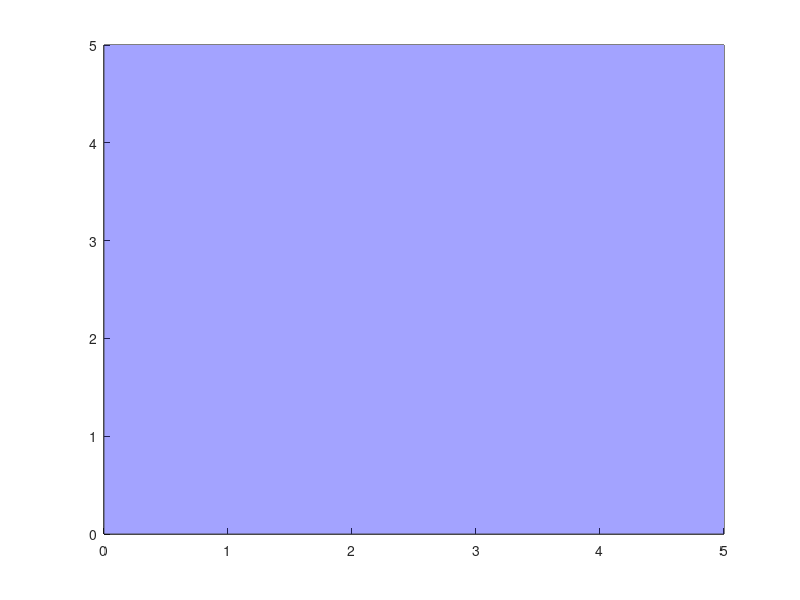

The MATLAB source for this figure: (Note: this script raises an error after producing the figure.)
% 3D environment ONR
% Camilo Ordonez, October 13, 2023

clear all
clc
close all


% Define the dimensions of the box
boxWidth = 5;
boxLength = 5;
boxHeight = 1;

% Define the box vertices
vertices = [
    0, 0, 0;             % Vertex 1
    boxWidth, 0, 0;      % Vertex 2
    boxWidth, boxLength, 0; % Vertex 3
    0, boxLength, 0;      % Vertex 4
    0, 0, boxHeight;      % Vertex 5
    boxWidth, 0, boxHeight; % Vertex 6
    boxWidth, boxLength, boxHeight; % Vertex 7
    0, boxLength, boxHeight  % Vertex 8
];

% Define the box faces
faces = [
    1, 2, 3, 4; % Bottom face
    5, 6, 7, 8; % Top face
    1, 2, 6, 5; % Side face 1
    2, 3, 7, 6; % Side face 2
    3, 4, 8, 7; % Side face 3
    4, 1, 5, 8; % Side face 4
];


% Create the figure and add the box
figure('Color', 'white', 'WindowState', 'maximized');
ax = gca;

% Create the patch for the box
hold on
patch('Faces', faces, 'Vertices', vertices, 'FaceColor', 'blue', 'FaceAlpha', 0.2, 'EdgeColor', 'none');

% Define the sand color for the bottom face
sandColor = [0.85, 0.75, 0.35]; % Sand color (RGB)

% Define the vertices of the square
x = [0,     boxWidth,         boxWidth,           0]; % X-coordinates of vertices
y = [0,       0,              boxLength,          boxLength]; % Y-coordinates of vertices
z = [0,       0,               0,         0]; % Z-coordinate of vertices (on the XY plane)

hold on
% Create the patch on the XY plane
patch(x, y, z, sandColor, 'FaceAlpha', 1.0); % 'b' for blue, adjust FaceAlpha for transparency



% Add pier and rail

% Load the STL file and extract the vertices and faces
%stlFile1 = 'pier_simple.STL';
stlFile1 = 'base.stl';

stlFile2 = 'Rail.stl';
stlFile3 = 'Drift_Wood.stl';

pier = stlread(stlFile1);
vertices_pier = pier.Points;
faces_pier = pier.ConnectivityList;

% Define a scaling factor to make the object smaller (e.g., 0.1 for 10% of original size)
scalingFactor = 0.2;

% Apply scaling to the vertices and translation
scaledVertices_pier = [2.5 2.5 2] + scalingFactor * vertices_pier;


rail = stlread(stlFile2);
vertices_rail = rail.Points;
faces_rail = rail.ConnectivityList;

scalingFactor = 0.2;

% Apply scaling to the vertices
scaledVertices_rail = [2.5 2 2] + scalingFactor * vertices_rail;

hold on
% Create a patch from the scaled vertices and original faces
h1 = trisurf(faces_pier, scaledVertices_pier(:, 1), scaledVertices_pier(:, 2), scaledVertices_pier(:, 3), ...
    'FaceColor', [100 100 100]/255, 'LineStyle', 'none', 'FaceAlpha', 1.0);
hold on
% Create a patch from the scaled vertices and original faces
h2 = trisurf(faces_rail, scaledVertices_rail(:, 1), scaledVertices_rail(:, 2), scaledVertices_rail(:, 3), ...
    'FaceColor', [186 140 99]/255, 'LineStyle', 'none', 'FaceAlpha', 1.0);


% Add Drift_wood
wood = stlread(stlFile3);
vertices_wood = wood.Points;
faces_wood = wood.ConnectivityList;

% Define a scaling factor to make the object smaller (e.g., 0.1 for 10% of original size)
scalingFactor = 0.00225; % original
% scalingFactor = 0.01;

% Apply scaling to the vertices
scaledVertices_wood = [2.5 1.0 0.16875] + scalingFactor * vertices_wood;

hold on
% Create a patch from the scaled vertices and original faces
h3 = trisurf(faces_wood, scaledVertices_wood(:, 1), scaledVertices_wood(:, 2), scaledVertices_wood(:, 3), ...
    'FaceColor', 'k', 'LineStyle', 'none', 'FaceAlpha', 1.0);
hold on


% Add the robot
robot = stlread("MATLABBody.stl");
vertices_robot = robot.Points;
faces_robot = robot.ConnectivityList;

% Define a scaling factor to make the object smaller (e.g., 0.1 for 10% of original size)
scalingFactor = 0.00225/3;

% Apply scaling to the vertices
scaledVertices_robot = [1 1 1] + scalingFactor * vertices_robot;

hold on
% Create a patch from the scaled vertices and original faces
h4 = trisurf(faces_robot, scaledVertices_robot(:, 1), scaledVertices_robot(:, 2), scaledVertices_robot(:, 3), ...
    'FaceColor', 'r', 'LineStyle', 'none', 'FaceAlpha', 1.0);
hold on




xlabel('X')
ylabel('Y')
zlabel('Z')




%% Voxel Grid

% I had to do some interpolation as the stl for the pier had very few
% points

[ind, vals] = find(scaledVertices_pier(:, 3)== 0); % foot print of the pilars.
X_pilars = scaledVertices_pier(ind, 1);
Y_pilars = scaledVertices_pier(ind, 2);
Z_pilars = scaledVertices_pier(ind, 3);

water_level = 4;
new_points = [];
for it = 1:numel(Z_pilars)
    for height = 0:0.05:water_level;
        new_point = [X_pilars(it) Y_pilars(it) height];
        new_points = [new_points; new_point]; 
    end
end

pilar_points = new_points;

Xp = pilar_points(:,1);
Yp = pilar_points(:,2);
Zp = pilar_points(:,3);


% Add points to the pier mesh from the ground upto the water level

xMin = 0; xMax = 5;
yMin = 0; yMax = 5;
zMin = 0; zMax = 1;
min_coords = [xMin, yMin, zMin]; % Minimum coordinates
max_coords = [xMax, yMax, zMax]; % Maximum coordinates
resolution = 0.05; % Resolution (adjust as needed)

% Create the 3D grid
x = min_coords(1):resolution:max_coords(1);
y = min_coords(2):resolution:max_coords(2);
z = min_coords(3):resolution:max_coords(3);
[X, Y, Z] = meshgrid(x, y, z);

% Initialize the occupancy grid with zeros
occupancy_grid = zeros(size(X));

% Set the voxels that intersect the object to 1
% Append all points that correspond to osbtacles
object_points = [Xp, Yp, Zp]; % pilar object points
object_points = [object_points;scaledVertices_wood]; % add drift wood
% object_points = scaledVertices_wood; % add drift wood

for i = 1:size(object_points, 1)
    % Check if the object point is within the grid
    if all(object_points(i, :) >= min_coords) && all(object_points(i, :) <= max_coords)
        % Convert object point to grid index
        grid_idx = round((object_points(i, :) - min_coords) / resolution) + 1;
        occupancy_grid(grid_idx(2), grid_idx(1), grid_idx(3)) = 1;
    end
end

% Visualize the occupancy grid with fully colored cubes for occupied voxels
figure;
axis equal;
hold on;

for i = 1:numel(X)
    if occupancy_grid(i) == 1
        % Define the vertices for a colored cube
        cube_size = resolution / 2;
        x_center = X(i);
        y_center = Y(i);
        z_center = Z(i);

        % Define the 8 vertices of the cube
        vertices = [
            x_center - cube_size, y_center - cube_size, z_center - cube_size;
            x_center + cube_size, y_center - cube_size, z_center - cube_size;
            x_center + cube_size, y_center + cube_size, z_center - cube_size;
            x_center - cube_size, y_center + cube_size, z_center - cube_size;
            x_center - cube_size, y_center - cube_size, z_center + cube_size;
            x_center + cube_size, y_center - cube_size, z_center + cube_size;
            x_center + cube_size, y_center + cube_size, z_center + cube_size;
            x_center - cube_size, y_center + cube_size, z_center + cube_size;
        ];

        % Define the six faces of the cube
        faces = [
            1 2 3 4;
            5 6 7 8;
            1 2 6 5;
            2 3 7 6;
            3 4 8 7;
            4 1 5 8;
        ];

        % Calculate the color based on the Z-coordinate
        color = [0, 0, Z(i) / zMax];

        % Create and plot the six faces of the cube
        for j = 1:6
            patch('Vertices', vertices, 'Faces', faces(j, :), 'FaceColor', color, 'EdgeColor', 'none');
        end
    end
end

xlabel('X');
ylabel('Y');
zlabel('Z');
title('3D Occupancy Grid with Colored Cubes');

hold off;
grid on

keyboard()







figure()
plot3(X,Y,Z,'.')












stlFile1 = 'Drift_Wood.stl';
% %stlFile1 = 'kelp_ASM.STL';
% %stlFile1 = 'kelp_ASM(Straight) v3.STL';
%stlFile1 = 'MATLABBody.STL';
% 
% Create a patch from the STL file
h1 = trisurf(stlread(stlFile1),'FaceColor','[0.2 0.2 0.2]','LineStyle','none','FaceAlpha',1.0);

% Set up the figure and adjust its properties
%figure('WindowState', 'maximized', 'Color', [1 1 1]);

%ff = figure
%ff = open('MyRiverbed.fig')
%ff.WindowState = 'maximized';
%ff.Color=[1 1 1]
% Create axes
%axes1 = ff.Children;
axes1 = gca


% Create hgtransform
hgtransform1 = hgtransform('Parent',axes1);
rotz = makehgtform('zrotate',0);
rotx = makehgtform('xrotate',0);
roty = makehgtform('yrotate',0);
Rot = [1 0 0;0 1 0; 0 0 1]
scale = makehgtform('scale',0.1);

set(hgtransform1,'Matrix',scale);    


% Create patch
patch('Parent',hgtransform1,'Vertices',h1.Vertices,'LineStyle','none',...
    'Faces',h1.Faces,...
    'FaceVertexCData',h1.FaceVertexCData);

%set(axes1, 'XLim',[-1 10], 'YLim', [-5 10], 'ZLim', [-1.5 4])
set(axes1,'FontSize',24)




